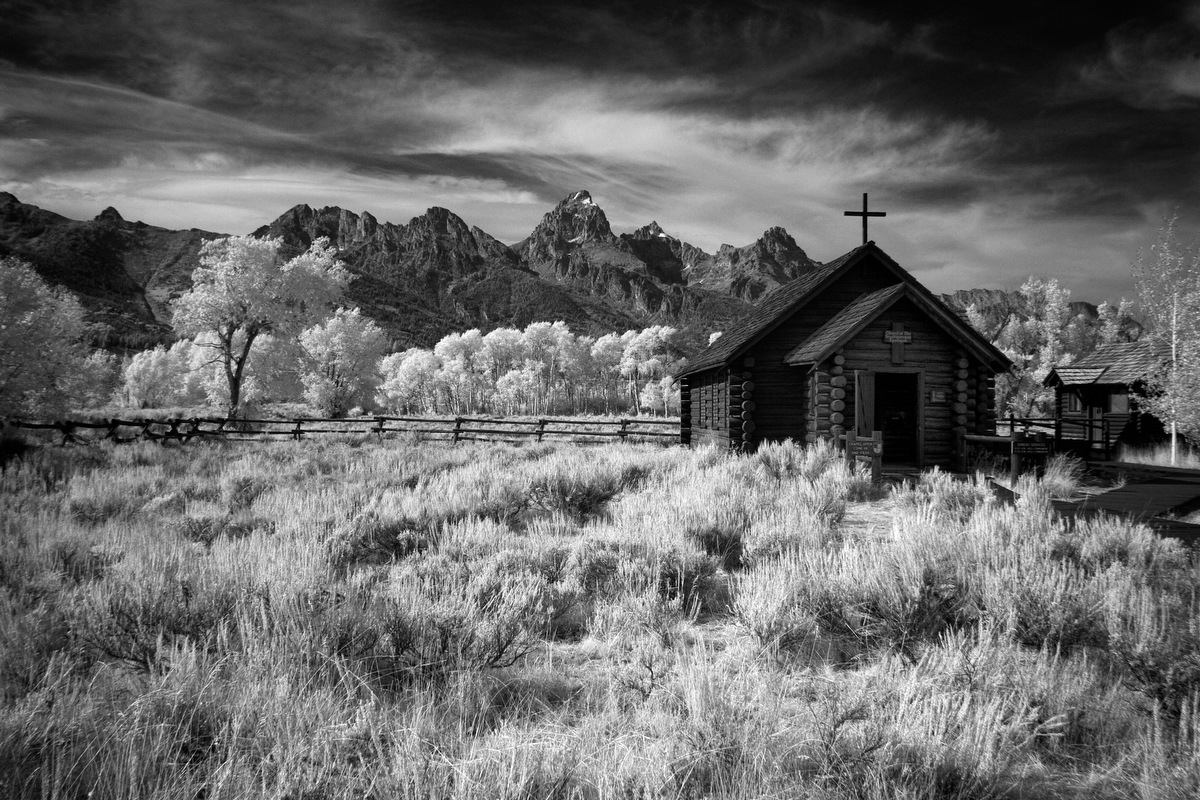
#> input picture image_problems/house_grayscale_image.jpg, 1200 x 800 px
$ python image_crop_and_save.py
#> lines starting #> are read from the running program, lines starting #| are printed output that depends on the picture
'''
Problem 1 :
Write a Python script to load any grayscale image, crop 50% of the image horizontally and 50% of the image vertically
and save them as new images.
'''

from PIL import Image

# im = Image.open('image.jpg')
# im.save('my_image.jpg')
# print(im.format, im.size, im.mode)

infile = 'house_grayscale_image.jpg'
with Image.open(infile) as im:
#> im is the input picture: PIL image 1200x800 RGB; min 0, max 255, mean 102.6
    print(infile, im.format, im.size, im.mode)
#| house_grayscale_image.jpg JPEG (1200, 800) RGB
    width, height = im.size
#> width = 1200; height = 800
    horizontal = (0, 0, width / 2, height)
#> horizontal = (0, 0, 600, 800)
    vertical = (0, 0, width, height / 2)
#> vertical = (0, 0, 1200, 400)
    horizontal_half = im.crop(horizontal)
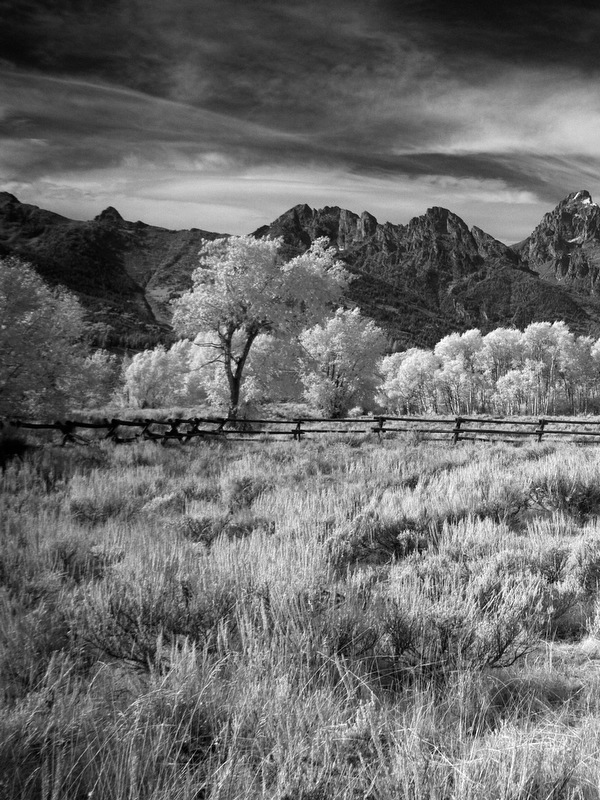
#> horizontal_half: PIL image 600x800 RGB; min 0, max 255, mean 106.5
    horizontal_half.save('image_horizontal.jpg')
    vertical_half = im.crop(vertical)
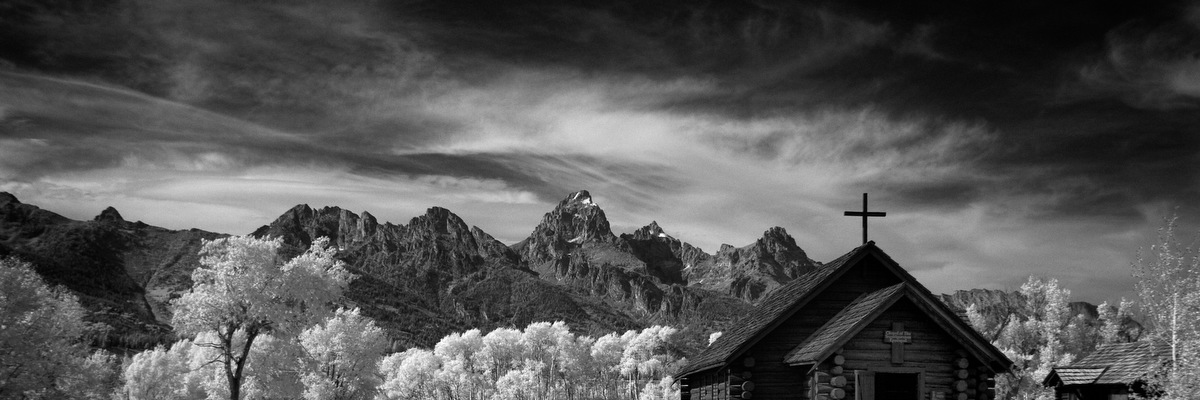
#> vertical_half: PIL image 1200x400 RGB; min 0, max 255, mean 84.5
    vertical_half.save('image_vertical.jpg')
    horizontal_half.show()
    vertical_half.show()
